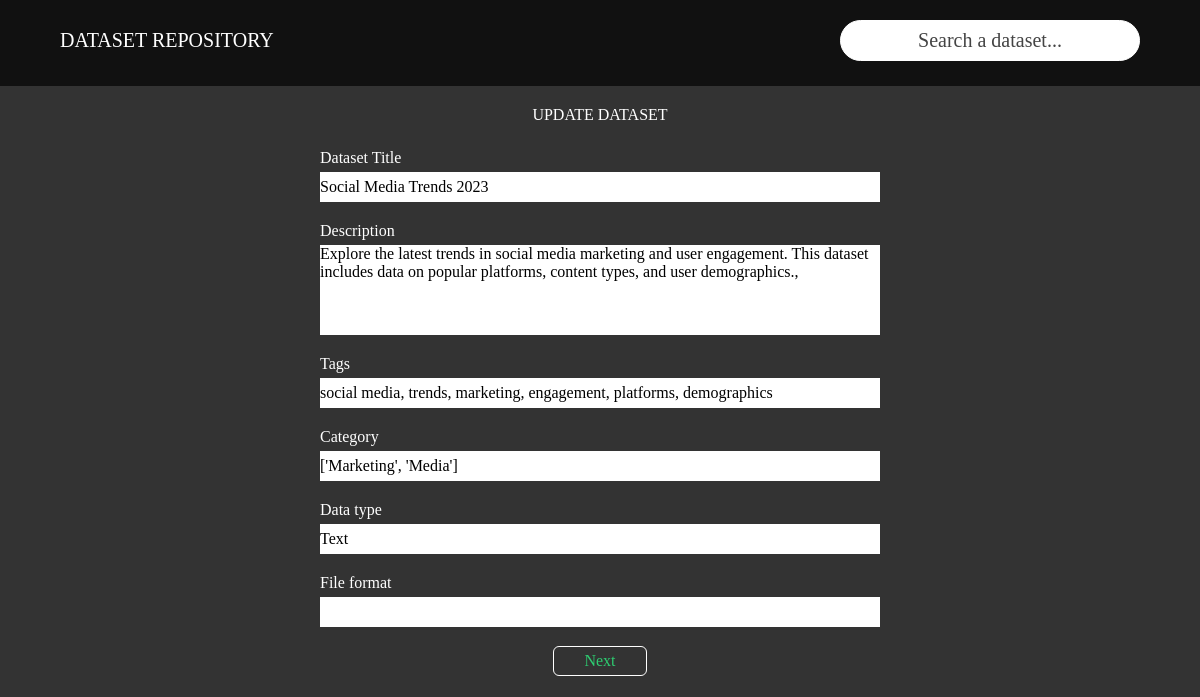
Screenshot of /update/1 with the database file from the repository.
### base/models.py (models this page shows, shortened)
class Dataset(models.Model):
  title = models.CharField(_("Title"), max_length=255,)
  overview = models.TextField(_("Overview"), blank=True)
  description = models.TextField(max_length=255, blank=True)
  data_type = models.CharField(max_length=255, blank=True)
  category = models.CharField(max_length=255, blank=True)
  tags = models.CharField(max_length=255, blank=True)
  file_format = models.CharField(max_length=255, blank=True)
  research_title = models.CharField(max_length=255, blank=True)
  project_head = models.CharField(max_length=255, blank=True)
  members = models.CharField(max_length=255, blank=True)
  date_uploaded = models.DateField(auto_now_add=True, blank=True, null=True)
  source = models.CharField(max_length=255, blank=True)
  link = models.CharField(max_length=255, blank=True)
  form = models.CharField(max_length=255, blank=True)
  file = models.FileField(
    upload_to="uploads/",
    blank=True,
    validators=[FileExtensionValidator(allowed_extensions=["zip", "rar"])]
  )
  archived = models.CharField(max_length=255, blank=True, default=0)

### base/views.py (the view)
# urls.py: path('update/<int:pk>', views.update, name='update'),
def update(request, pk):
  dataset = Dataset.objects.get(id=pk)
  if request.method == "POST":
    form = DatasetForm(request.POST, request.FILES, instance=dataset)
    if form.is_valid():
      dataset = form.save()
      dataset.overview = f" {dataset.title}. {dataset.description} {dataset.tags}. {dataset.category}."
      dataset.save()
      return redirect("dataset", pk=dataset.id)
  else:
    initial_category = [category.strip("' ") for category in dataset.category.strip("[]").split(",")] if dataset.category else []
    print(initial_category)
    form = DatasetForm(instance=dataset, initial={"category" : initial_category})
  return render(request, "base/update.html", {"form" : form, "pk" : pk})

### base/forms.py
class DatasetForm(forms.ModelForm):
    data_type = forms.ChoiceField(
        required=False,
        widget=Select2Widget,
        choices=DATA_TYPE_CHOICES
    )
    file_format = forms.ChoiceField(
        required=False,
        widget=Select2Widget,
        choices=FILE_FORMAT_CHOICES
    )
    source = forms.ChoiceField(
        required=False,
        widget=Select2Widget,
        choices=SOURCE_CHOICES
    )
    form = forms.ChoiceField(
        required=False,
        widget=Select2Widget,
        choices=FORM_CHOICES
    )
    category = forms.MultipleChoiceField(
        required=False,
        widget=Select2MultipleWidget,
        choices=CATEGORY_CHOICES
    )
    class Meta:
        model = Dataset
        exclude = ["overview"]

### base/templates/base/update.html (shortened to what this page needs)
{% extends "base/default.html" %}
{% block content %}
{% load static %}
<link href="https://cdn.jsdelivr.net/npm/select2@4.1.0-rc.0/dist/css/select2.min.css" rel="stylesheet" />
  <link href="https://cdnjs.cloudflare.com/ajax/libs/select2/4.0.13/css/select2.min.css" rel="stylesheet" />
<main class="main-upload">
  <div class="upload-text">UPDATE DATASET</div>
  <div class="container">
    <form method="POST" action="{% url 'update' pk %}" action enctype="multipart/form-data" autocomplete="off">
      <div class="form-section" id="section1">
        <div class="form">
          <div class="label">Dataset {{ form.title.label }}</div>
          <div class="value">{{ form.title }}</div>
          <div class="label">{{ form.description.label }}</div>
          <div class="value">{{ form.description }}</div>
          <div class="label">{{ form.tags.label }}</div>
          <div class="value">{{ form.tags }}</div>
          <div class="label">{{ form.category.label }}</div>
          <div class="value">{{ form.category }}</div>
          <div class="label">{{ form.data_type.label }}</div>
          <div class="value">{{ form.data_type }}</div>
          <div class="label">{{ form.file_format.label }}</div>
          <div class="value">{{ form.file_format }}</div>
        </div>
        <div class="button">
          <button class="next" type="button" onclick="page2()">Next</button>
        </div>
      </div>
    </form>
  </div>
</main>
{% endblock content %}

### base/templates/base/default.html (style rules this page uses)
body { background-color: #333; color: #fff; }
input::placeholder { color: #444; }
main { margin: auto 0px; }
.container { display: flex; margin: 0px auto; width: 90%; }

### base/templates/base/update.html (style rules this page uses)
.main-upload .container { display: flex; justify-content: center; align-items: center; margin-bottom: 200px; }
.main-upload .form-section { width: 600px; padding: 20px; display: flex; flex-direction: column; justify-content: space-between; }
.main-upload .form-section .button { align-self: center; }
.upload-text { text-align: center; }
.main-upload form input, form label, .django-select2, .select2-selection, textarea { display: block; width: 100%; }
.main-upload input, textarea { background-color: #fff; color: #000; height: 30px; }
.main-upload textarea { height: 90px; }
.main-upload .form > * { margin: 5px 0px; }
.main-upload .value { margin-bottom: 20px; }
.button > * { display: block; outline: 1px solid white; padding: 5px 30px; border-radius: 5px; }
.button { width: 100%; display: flex; justify-content: space-around; }
.button .next { color: #2ecc71 ; }

### rows the page displays
Dataset: title "Social Media Trends 2023", description "Explore the latest trends in social media marketing and user engagement. This dataset includes data on popular platforms, content types, and user demographics.,", tags "social media, trends, marketing, engagement, platforms, demographics", category "['Marketing', 'Media']", data_type "Text"
